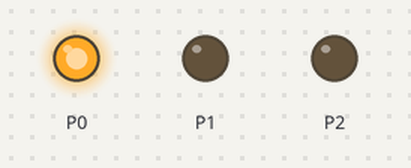
A program run on a simulated BBC micro:bit running MicroPython. Parts: output pins drawn as LEDs (lit = HIGH).

Above: at 0.2 s.
At 1.2 s:
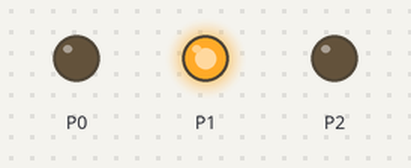
At 2.2 s:
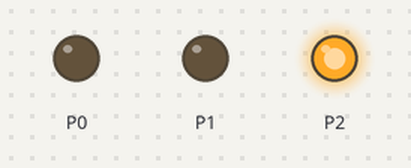
At 5.7 s:
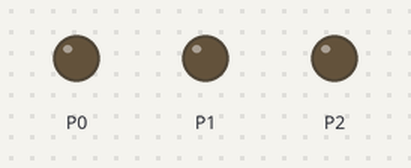
Timing chart, 0 to 6.9 s (numbered marks = the images above):
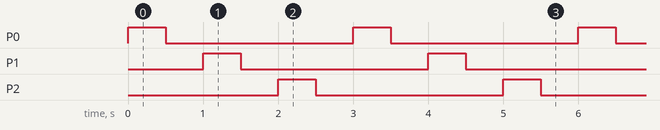

The program:

led1flab.py
```python
from microbit import *

def main():

    pin0.write_digital(1)
    sleep(500)
    pin0.write_digital(0)
    sleep(500)
    pin1.write_digital(1)
    sleep(500)
    pin1.write_digital(0)
    sleep(500)
    pin2.write_digital(1)
    sleep(500)
    pin2.write_digital(0)
    sleep(500)
while True:
    main()
```

Measured:
- by itself, P0–2: alternates HIGH for 0.50 s and LOW for 2.5 s
